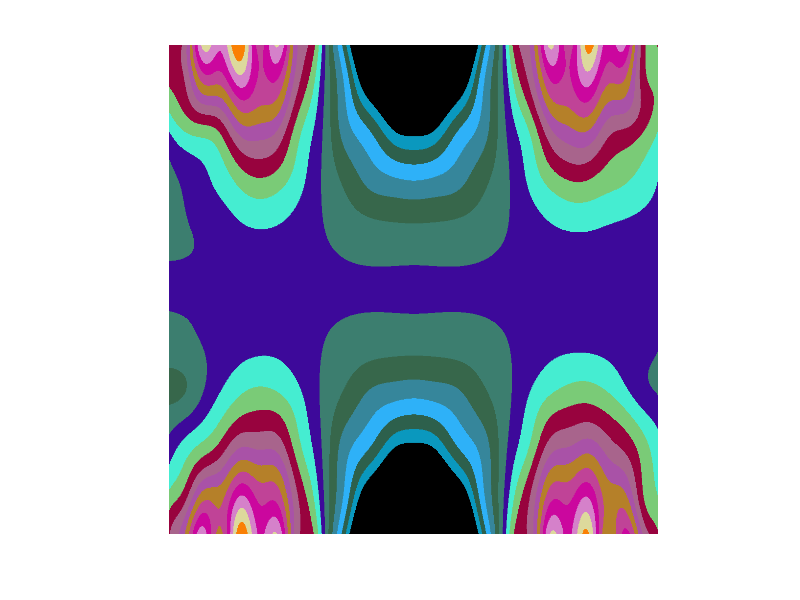

The MATLAB source for this figure:
function ExampleGeneticArt
% A lot of black in the colout palette
clc
close all
global x y f1 f2
%%
rng(1994)
T = 1000;
t = linspace(0,4,T)-2;
[x,y] = meshgrid(t,t);
f1 = @(k1,k2,x,y) k1*sin(randn*4*y).*x.^2 + k2*cos(randn*4*x).*y.^2;
f2 = @(k1,k2,x,y) sin(k1*x).*sin(k2*y);
oldf = zeros(T);
figure('color','w')
for i = 1:30
    p1 = randn*f1(randn,randn,x,y) + randn*f2(randn*10,randn*10,x,y);
    p2 = randn*f1(randn,randn,x,y) + randn*f2(randn*10,randn*10,x,y);
    f = f2(rand*3,rand*3,p1+2*randn,p2+2*randn);
    ff = 2*f+flipud(f)+fliplr(f);
    show_pattern(ff)
    pause(1)
end
end
function show_pattern(s)
pcolor(s), shading interp
axis equal off
% colormap gray
cm = rand(18,3);
cm = [zeros(8,3);cm];
[~,ind] = sort(cm(:,1));
cm = cm(ind,:);
colormap(cm)
end